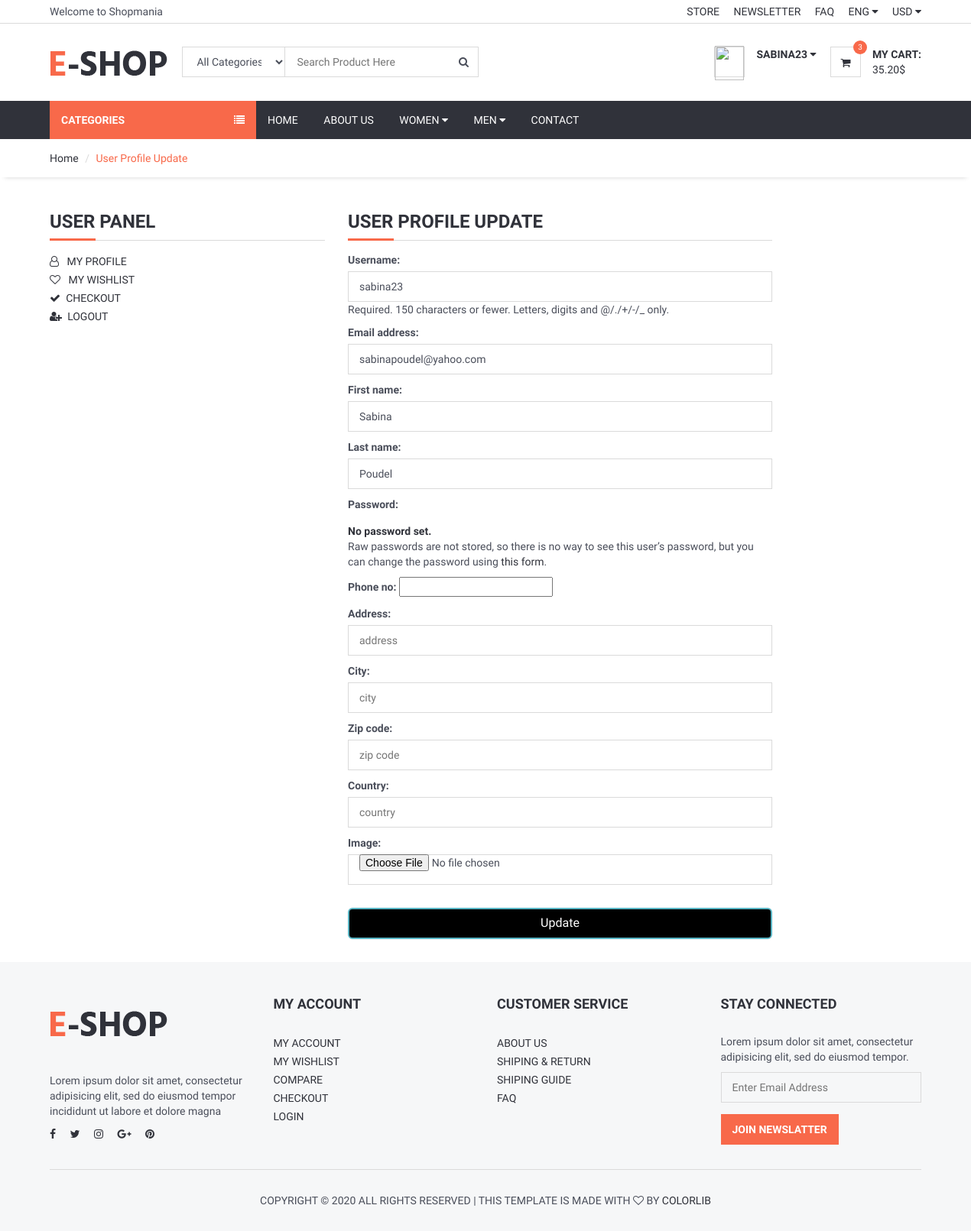
/user/update_profile/ (signed in), run on an earlier commit of the app's database.
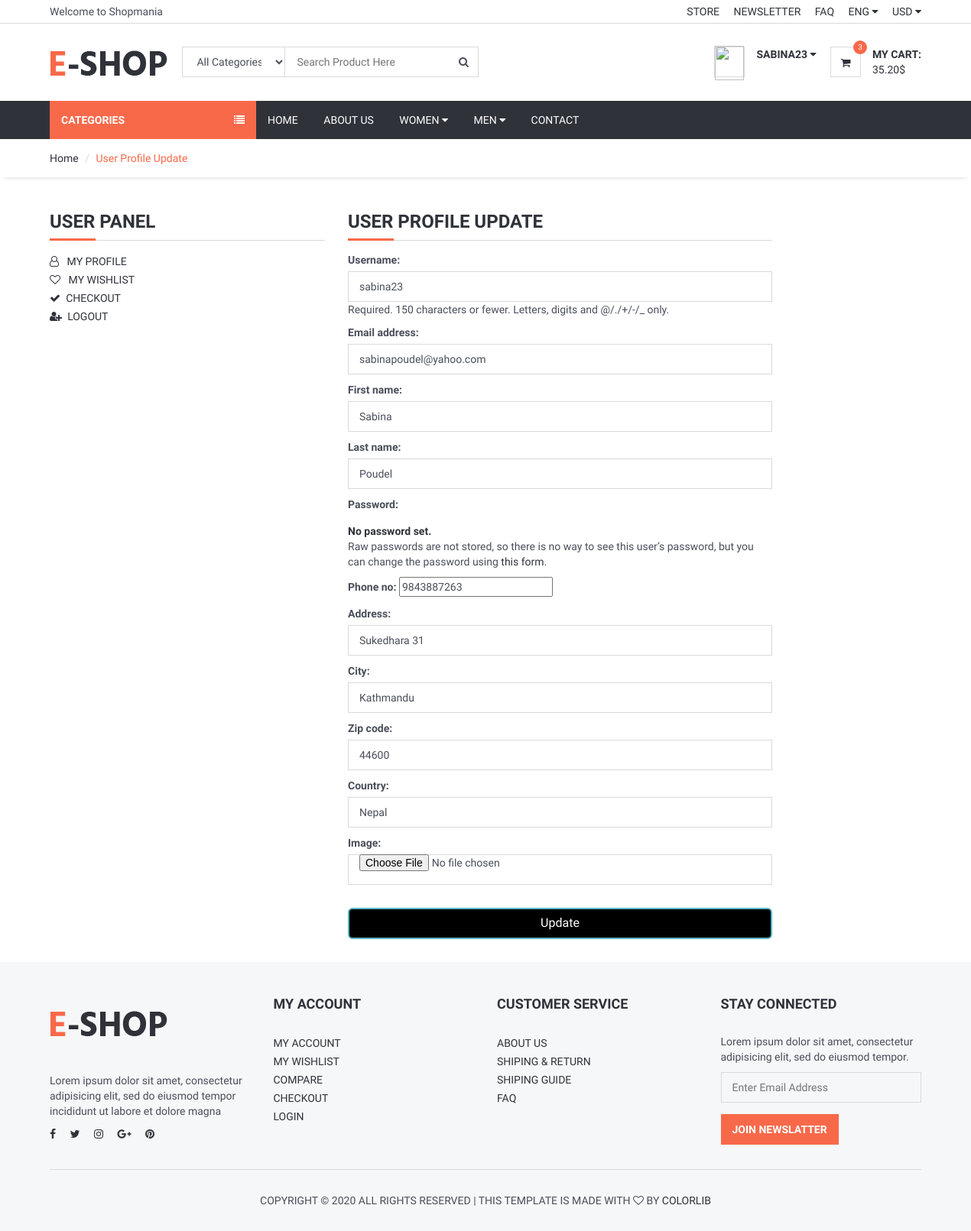
And on a later commit of the database.
### djuser/models.py (models this page shows, shortened)
class UserProfileInfo(models.Model):
    user = models.OneToOneField(User,on_delete=models.CASCADE)
    phone_no = models.CharField(blank=True,max_length=50)
    address = models.CharField(max_length=200, blank=True)
    city = models.CharField(max_length=100,blank=True)
    zip_code = models.CharField(max_length=50,blank=True)
    country = models.CharField(max_length=100,blank=True)
    image = models.ImageField(upload_to='images/users/',blank=True)
    def image_tag(self):
        if self.image.url is not None:
            return mark_safe(f'<img src="{self.image.url}" height="60"/>')
        else:
            return ""
    image_tag.short_description = 'Profile Image'

### djuser/views.py (the view)
# urls.py: path('update_profile/',user_profile_update,name='update'),
@login_required(login_url='/user/login') # checks for login
def user_profile_update(request):
    if request.method == 'POST':
        user_form = UserUpdateForm(request.POST, instance=request.user) # request.user is user's data sent from form
        profile_form = UserProfileUpdateForm(request.POST, request.FILES, instance=request.user.userprofileinfo) # one to one relation of user_profile data with user data
        if user_form.is_valid() and profile_form.is_valid(): # check validation
            user_form.save() # saves to database
            profile_form.save()
            messages.success(request, 'Your account has been updated successfully!')
            return redirect('/user') # redirect to user profile page so that user can see the changes made
    else:
        category = Category.objects.all()
        user_form = UserUpdateForm(instance=request.user)
        profile_form = UserProfileUpdateForm(instance=request.user.userprofileinfo)
        context_var = {
            'category': category,
            'user_form': user_form,
            'profile_form': profile_form
        }
        return render(request, 'user_profile_update.html', context_var)

### djuser/forms.py
class UserUpdateForm(UserChangeForm):
    class Meta:
        model = User
        fields = ('username', 'email', 'first_name', 'last_name')
        widgets = {
            'username': TextInput(attrs={'class': 'input', 'placeholder': 'username'}),
            'email': EmailInput(attrs={'class': 'input', 'placeholder': 'email'}),
            'first_name': TextInput(attrs={'class': 'input', 'placeholder': 'first_name'}),
            'last_name': TextInput(attrs={'class': 'input', 'placeholder': 'last_name'}),
        }

### djuser/templates/user_profile_update.html (shortened to what this page needs)
{% extends 'base.html' %}
{% load static %}
{% block content %}
<div id="breadcrumb">
    <div class="container">
        <ul class="breadcrumb">
            <li><a href="/">Home</a></li>
            <li class="active">User Profile Update </li>
        </ul>
    </div>
</div>
<div class="section">
    <div class="container">
        <div class="row">
            <div class="col-md-4">
                {% include "user_panel.html" %}
            </div>
            <div class="col-md-6">
                <div class="section-title">
                    <h3 class="title"> User Profile Update</h3>
                </div>
                <form method="POST" enctype="multipart/form-data">
                    <fieldset class="form-group">
                        {{ user_form.as_p  }}
                        {{ profile_form.as_p  }}
                    </fieldset>
                    <button style="cursor: pointer;
                    border: 2px solid rgb(88, 181, 196);
                    border-radius: 6px;
                    color: white;
                    background-color: black;
                    display: block;
                    width: 100%;
                    font-size: 16px;
                    padding: 7px 9px;
                    margin-top: 20px;"> Update </button>
                </form>
            </div>
        </div>
    </div>
</div>
{% endblock %}

What changed in the data, as far as the page shows it:
now on this page (row edited): UserProfileInfo: phone_no "9843887263", address "Sukedhara 31", city "Kathmandu", zip_code "44600", country "Nepal"
